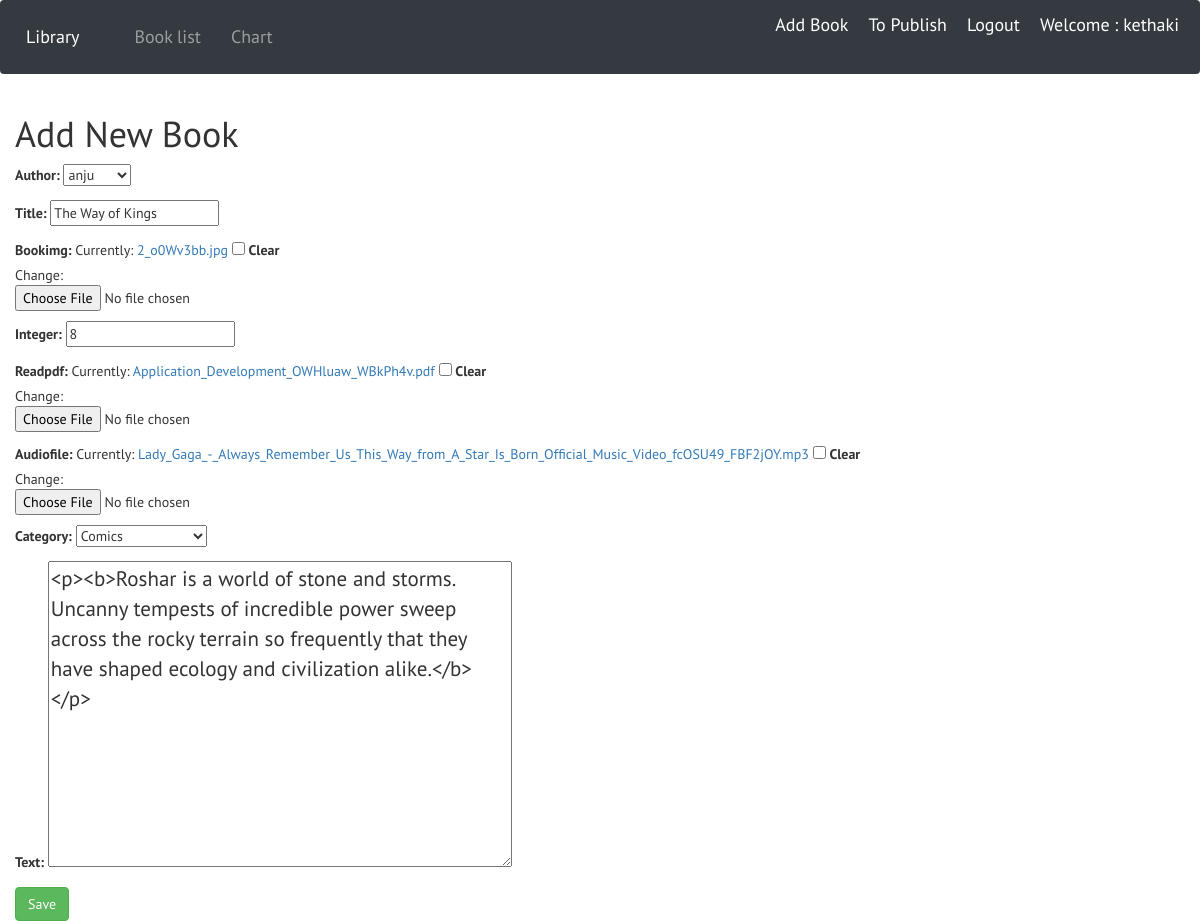
The page /post/6/edit/ (signed in) on the database its author committed.
### bookapp/models.py (models this page shows, shortened)
class Post(models.Model):
    author         = models.ForeignKey('auth.User', on_delete=models.CASCADE)
    category       = models.CharField(max_length=220, choices=BOOK_CATEGORY)
    integer        = models.IntegerField(blank=True,null=True)
    title          = models.CharField(max_length=200)
    text           = models.TextField()
    bookimg        = models.ImageField(blank=True)
    readpdf        = models.FileField(blank=True)
    audiofile       = models.FileField(blank=True)
    created_date   = models.DateTimeField(default=timezone.now)
    published_date = models.DateTimeField(blank=True,null=True)

### bookapp/views.py (the view)
# urls.py: url(r'^post/(?P<pk>\d+)/edit/$',views.PostUpdateView.as_view(), name='post_edit'),
class PostUpdateView(LoginRequiredMixin,UpdateView):
    login_url = '/login/'
    redirect_field_name = 'bookapp/post_detail.html'
    form_class = PostForm
    model = Post

### bookapp/forms.py
class PostForm(forms.ModelForm):
    class Meta():
        model = Post
        fields = ('author', 'title', 'bookimg', 'integer', 'readpdf', 'audiofile', 'category', 'text')
        widgets = {
            'title': forms.TextInput(attrs={'class':'textinputclass'}),
            'text': forms.Textarea(attrs={'class':'editable medium-editor-textarea postcontent'})
        }

### bookapp/templates/bookapp/post_form.html (shortened to what this page needs)
{% extends "bookapp/base.html" %}
{% block content %}
<h1>Add New Book</h1>
<form class="post-form" method="POST" enctype="multipart/form-data">
    {{form.as_p}}
    <button type="submit" class="btn btn-success">Save</button>
</form>
{% endblock %}

### bookapp/templates/bookapp/base.html (shortened to what this page needs)
<!DOCTYPE html>
{% load static %}
<html lang="en">
<head>
    <link rel="stylesheet" href="https://cdn.jsdelivr.net/npm/bootstrap@4.5.3/dist/css/bootstrap.min.css">
    <link rel="stylesheet" href="//cdn.jsdelivr.net/npm/medium-editor@latest/dist/css/medium-editor.min.css" type="text/css" media="screen" charset="utf-8">
    <link rel="stylesheet" href="https://maxcdn.bootstrapcdn.com/bootstrap/3.4.1/css/bootstrap.min.css">
    <link href="//netdna.bootstrapcdn.com/bootstrap/3.0.0/css/bootstrap-glyphicons.css" rel="stylesheet">
   <link rel="stylesheet" href="{% static 'css/bookstyles.css' %}">
</head>
<body>
    <nav class="navbar navbar-expand-lg navbar-dark bg-dark">
        <a class="navbar-brand" href="#">Library</a>
        <div class="collapse navbar-collapse" id="navbarSupportedContent">
          <ul class="navbar-nav mr-auto">
            <li class="nav-item">
              <a class="nav-link" href="{% url 'post_list' %}">Book list</a>
            </li>
            <li class="nav-item">
                <a class="nav-link" href="{% url 'chart' %}">Chart</a>
              </li>
          </ul>
          <ul class="right-color navbar-nav navbar-right ">
              {% if user.is_authenticated  %}
                <li>
                    <a class="cl" href="{% url 'post_new' %}">Add Book</a>
                </li>
                <li>
                    <a href="{% url 'post_draft_list' %}">To Publish</a>
                </li>
                <li>
                    <a href="{% url 'logout' %}">Logout</a>
                </li>
                <li>
                    <a>Welcome : {{user.username}}</a>
                </li>
                {% else %}
                <li><a class="nav navbar-right" href="{% url 'login' %}"> <span class="glyphicon glyphicon-user"></span> Login</a></li>
              {% endif %}
          </ul>
        </div>
      </nav>
      <div class="content container-fluid">
        <div class="row">
            <div class="col-md-12">
                <div class="blog_posts">
                    {% block content %}
                    {% endblock %}
                </div>
            </div>
        </div>
      </div>
</body>
</html>

### bookapp/static/css/bookstyles.css (style rules this page uses)
html, body { margin: 0; padding: 0; box-sizing: border-box; font-family: 'PT Sans', sans-serif; overflow-x: hidden; }
.postcontent { font-family: 'PT Sans', sans-serif; font-size: 1.5em; }
.navbar { color: #fff; font-size: 1.8rem; }
.navbar ul li { margin: 6px 10px 6px 10px; }
.navbar ul li a { color: #fff; text-decoration: none; }

### bookapp/templates/bookapp/base.html (style rules this page uses)
html,body { overflow-x: hidden; }

### rows shown on the page
Post: author "anju", title "The Way of Kings", integer "8", category "Comics", text "<p><b>Roshar is a world of stone and storms. Uncanny tempests of incredible power sweep across the rocky terrain so frequently that they have shaped ecology and civilization alike.</b></p>"

### other values the page prints
{{ user.username }} "kethaki"
